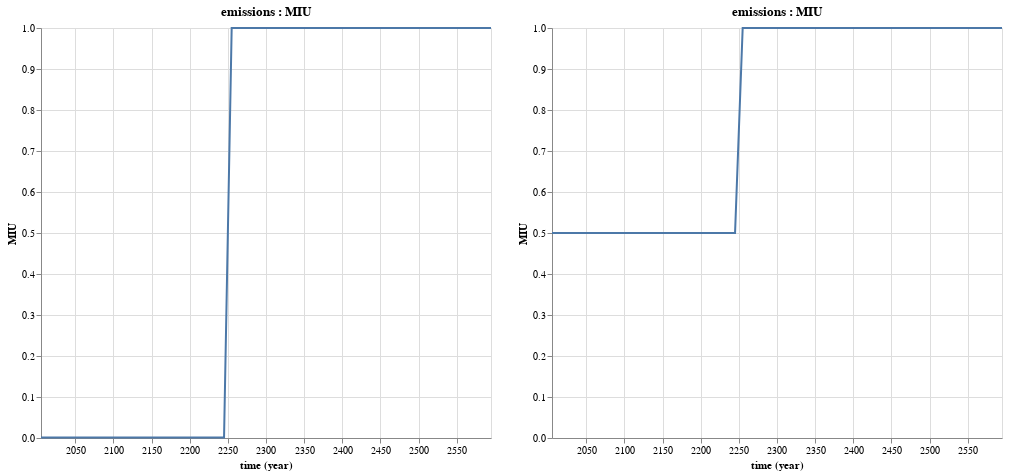

Notebook source saved alongside this figure:
### Markdown cell above
Let's first compare the emission conrol rates we are now using for our two models:

### Code cell
@vlplot(resolve={scale={y=:shared}}) + [Mimi.plot(m_dice1, :emissions, :MIU) Mimi.plot(m_dice2, :emissions, :MIU)]

### Figure 1 — Vega-Lite specification as saved in the notebook (floating-point values rounded to 4 significant figures)
{"hconcat": [{"$schema": "https://vega.github.io/schema/vega-lite/v2.0.json", "data": {"values": [{"MIU": "0.001", "time": "2005-01-01"}, {"MIU": "0.001", "time": "2015-01-01"}, {"MIU": "0.001", "time": "2025-01-01"}, {"MIU": "0.001", "time": "2035-01-01"}, {"MIU": "0.001", "time": "2045-01-01"}, {"MIU": "0.001", "time": "2055-01-01"}, {"MIU": "0.001", "time": "2065-01-01"}, {"MIU": "0.001", "time": "2075-01-01"}, {"MIU": "0.001", "time": "2085-01-01"}, {"MIU": "0.001", "time": "2095-01-01"}, {"MIU": "0.001", "time": "2105-01-01"}, {"MIU": "0.001", "time": "2115-01-01"}, {"MIU": "0.001", "time": "2125-01-01"}, {"MIU": "0.001", "time": "2135-01-01"}, {"MIU": "0.001", "time": "2145-01-01"}, {"MIU": "0.001", "time": "2155-01-01"}, {"MIU": "0.001", "time": "2165-01-01"}, {"MIU": "0.001", "time": "2175-01-01"}, {"MIU": "0.001", "time": "2185-01-01"}, {"MIU": "0.001", "time": "2195-01-01"}, {"MIU": "0.001", "time": "2205-01-01"}, {"MIU": "0.001", "time": "2215-01-01"}, {"MIU": "0.001", "time": "2225-01-01"}, {"MIU": "0.001", "time": "2235-01-01"}, {"MIU": "0.001", "time": "2245-01-01"}, {"MIU": "1.0", "time": "2255-01-01"}, {"MIU": "1.0", "time": "2265-01-01"}, {"MIU": "1.0", "time": "2275-01-01"}, {"MIU": "1.0", "time": "2285-01-01"}, {"MIU": "1.0", "time": "2295-01-01"}, {"MIU": "1.0", "time": "2305-01-01"}, {"MIU": "1.0", "time": "2315-01-01"}, {"MIU": "1.0", "time": "2325-01-01"}, {"MIU": "1.0", "time": "2335-01-01"}, {"MIU": "1.0", "time": "2345-01-01"}, {"MIU": "1.0", "time": "2355-01-01"}, {"MIU": "1.0", "time": "2365-01-01"}, {"MIU": "1.0", "time": "2375-01-01"}, {"MIU": "1.0", "time": "2385-01-01"}, {"MIU": "1.0", "time": "2395-01-01"}, {"MIU": "1.0", "time": "2405-01-01"}, {"MIU": "1.0", "time": "2415-01-01"}, {"MIU": "1.0", "time": "2425-01-01"}, {"MIU": "1.0", "time": "2435-01-01"}, {"MIU": "1.0", "time": "2445-01-01"}, {"MIU": "1.0", "time": "2455-01-01"}, {"MIU": "1.0", "time": "2465-01-01"}, {"MIU": "1.0", "time": "2475-01-01"}, {"MIU": "1.0", "time": "2485-01-01"}, {"MIU": "1.0", "time": "2495-01-01"}, {"MIU": "1.0", "time": "2505-01-01"}, {"MIU": "1.0", "time": "2515-01-01"}, {"MIU": "1.0", "time": "2525-01-01"}, {"MIU": "1.0", "time": "2535-01-01"}, {"MIU": "1.0", "time": "2545-01-01"}, {"MIU": "1.0", "time": "2555-01-01"}, {"MIU": "1.0", "time": "2565-01-01"}, {"MIU": "1.0", "time": "2575-01-01"}, {"MIU": "1.0", "time": "2585-01-01"}, {"MIU": "1.0", "time": "2595-01-01"}]}, "description": "plot for a specific component variable pair", "encoding": {"x": {"field": "time", "timeUnit": "utcyear", "type": "temporal"}, "y": {"field": "MIU", "type": "quantitative"}}, "height": 410, "mark": {"type": "line"}, "title": "emissions : MIU", "width": 450}, {"$schema": "https://vega.github.io/schema/vega-lite/v2.0.json", "data": {"values": [{"MIU": "0.5", "time": "2005-01-01"}, {"MIU": "0.5", "time": "2015-01-01"}, {"MIU": "0.5", "time": "2025-01-01"}, {"MIU": "0.5", "time": "2035-01-01"}, {"MIU": "0.5", "time": "2045-01-01"}, {"MIU": "0.5", "time": "2055-01-01"}, {"MIU": "0.5", "time": "2065-01-01"}, {"MIU": "0.5", "time": "2075-01-01"}, {"MIU": "0.5", "time": "2085-01-01"}, {"MIU": "0.5", "time": "2095-01-01"}, {"MIU": "0.5", "time": "2105-01-01"}, {"MIU": "0.5", "time": "2115-01-01"}, {"MIU": "0.5", "time": "2125-01-01"}, {"MIU": "0.5", "time": "2135-01-01"}, {"MIU": "0.5", "time": "2145-01-01"}, {"MIU": "0.5", "time": "2155-01-01"}, {"MIU": "0.5", "time": "2165-01-01"}, {"MIU": "0.5", "time": "2175-01-01"}, {"MIU": "0.5", "time": "2185-01-01"}, {"MIU": "0.5", "time": "2195-01-01"}, {"MIU": "0.5", "time": "2205-01-01"}, {"MIU": "0.5", "time": "2215-01-01"}, {"MIU": "0.5", "time": "2225-01-01"}, {"MIU": "0.5", "time": "2235-01-01"}, {"MIU": "0.5", "time": "2245-01-01"}, {"MIU": "1.0", "time": "2255-01-01"}, {"MIU": "1.0", "time": "2265-01-01"}, {"MIU": "1.0", "time": "2275-01-01"}, {"MIU": "1.0", "time": "2285-01-01"}, {"MIU": "1.0", "time": "2295-01-01"}, {"MIU": "1.0", "time": "2305-01-01"}, {"MIU": "1.0", "time": "2315-01-01"}, {"MIU": "1.0", "time": "2325-01-01"}, {"MIU": "1.0", "time": "2335-01-01"}, {"MIU": "1.0", "time": "2345-01-01"}, {"MIU": "1.0", "time": "2355-01-01"}, {"MIU": "1.0", "time": "2365-01-01"}, {"MIU": "1.0", "time": "2375-01-01"}, {"MIU": "1.0", "time": "2385-01-01"}, {"MIU": "1.0", "time": "2395-01-01"}, {"MIU": "1.0", "time": "2405-01-01"}, {"MIU": "1.0", "time": "2415-01-01"}, {"MIU": "1.0", "time": "2425-01-01"}, {"MIU": "1.0", "time": "2435-01-01"}, {"MIU": "1.0", "time": "2445-01-01"}, {"MIU": "1.0", "time": "2455-01-01"}, {"MIU": "1.0", "time": "2465-01-01"}, {"MIU": "1.0", "time": "2475-01-01"}, {"MIU": "1.0", "time": "2485-01-01"}, {"MIU": "1.0", "time": "2495-01-01"}, {"MIU": "1.0", "time": "2505-01-01"}, {"MIU": "1.0", "time": "2515-01-01"}, {"MIU": "1.0", "time": "2525-01-01"}, {"MIU": "1.0", "time": "2535-01-01"}, {"MIU": "1.0", "time": "2545-01-01"}, {"MIU": "1.0", "time": "2555-01-01"}, {"MIU": "1.0", "time": "2565-01-01"}, {"MIU": "1.0", "time": "2575-01-01"}, {"MIU": "1.0", "time": "2585-01-01"}, {"MIU": "1.0", "time": "2595-01-01"}]}, "description": "plot for a specific component variable pair", "encoding": {"x": {"field": "time", "timeUnit": "utcyear", "type": "temporal"}, "y": {"field": "MIU", "type": "quantitative"}}, "height": 410, "mark": {"type": "line"}, "title": "emissions : MIU", "width": 450}], "resolve": {"scale": {"x": "independent", "y": "shared"}}}
